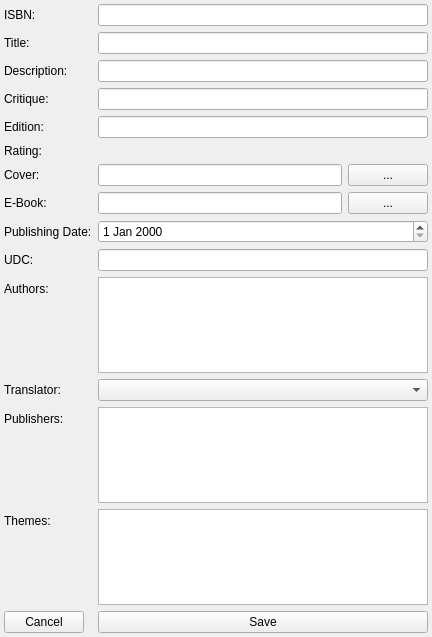
<?xml version="1.0" encoding="UTF-8"?>
<ui version="4.0">
 <class>BookForm</class>
 <widget class="QWidget" name="BookForm">
  <property name="geometry">
   <rect>
    <x>0</x>
    <y>0</y>
    <width>432</width>
    <height>637</height>
   </rect>
  </property>
  <property name="windowTitle">
   <string>Book Form</string>
  </property>
  <layout class="QGridLayout" name="gridLayout">
   <property name="margin">
    <number>4</number>
   </property>
   <item row="0" column="0">
    <widget class="QScrollArea" name="scrollArea">
     <property name="frameShape">
      <enum>QFrame::NoFrame</enum>
     </property>
     <property name="frameShadow">
      <enum>QFrame::Plain</enum>
     </property>
     <property name="widgetResizable">
      <bool>true</bool>
     </property>
     <widget class="QWidget" name="scrollAreaWidgetContents">
      <property name="geometry">
       <rect>
        <x>0</x>
        <y>0</y>
        <width>424</width>
        <height>629</height>
       </rect>
      </property>
      <layout class="QFormLayout" name="formLayout">
       <property name="margin">
        <number>0</number>
       </property>
       <item row="0" column="0">
        <widget class="QLabel" name="isbnLabel">
         <property name="text">
          <string>ISBN:</string>
         </property>
        </widget>
       </item>
       <item row="0" column="1">
        <widget class="QLineEdit" name="isbnLineEdit"/>
       </item>
       <item row="1" column="0">
        <widget class="QLabel" name="titleLabel">
         <property name="text">
          <string>Title:</string>
         </property>
        </widget>
       </item>
       <item row="1" column="1">
        <widget class="QLineEdit" name="titleLineEdit"/>
       </item>
       <item row="2" column="0">
        <widget class="QLabel" name="descriptionLabel">
         <property name="text">
          <string>Description:</string>
         </property>
        </widget>
       </item>
       <item row="2" column="1">
        <widget class="QLineEdit" name="descriptionLineEdit"/>
       </item>
       <item row="3" column="0">
        <widget class="QLabel" name="critiqueLabel">
         <property name="text">
          <string>Critique:</string>
         </property>
        </widget>
       </item>
       <item row="3" column="1">
        <widget class="QLineEdit" name="critiqueLineEdit"/>
       </item>
       <item row="4" column="0">
        <widget class="QLabel" name="editionLabel">
         <property name="text">
          <string>Edition:</string>
         </property>
        </widget>
       </item>
       <item row="4" column="1">
        <widget class="QLineEdit" name="editionLineEdit"/>
       </item>
       <item row="5" column="0">
        <widget class="QLabel" name="ratingLabel">
         <property name="text">
          <string>Rating:</string>
         </property>
        </widget>
       </item>
       <item row="5" column="1">
        <widget class="RatingWidget" name="ratingWidget">
         <property name="max">
          <number>10</number>
         </property>
        </widget>
       </item>
       <item row="6" column="0">
        <widget class="QLabel" name="coverLabel">
         <property name="text">
          <string>Cover:</string>
         </property>
        </widget>
       </item>
       <item row="6" column="1">
        <widget class="QWidget" name="coverWidget" native="true">
         <layout class="QHBoxLayout" name="horizontalLayout">
          <property name="margin">
           <number>0</number>
          </property>
          <item>
           <widget class="QLineEdit" name="coverLineEdit"/>
          </item>
          <item>
           <widget class="QPushButton" name="coverPushButton">
            <property name="text">
             <string>...</string>
            </property>
           </widget>
          </item>
         </layout>
        </widget>
       </item>
       <item row="7" column="0">
        <widget class="QLabel" name="ebookLabel">
         <property name="text">
          <string>E-Book:</string>
         </property>
        </widget>
       </item>
       <item row="7" column="1">
        <widget class="QWidget" name="ebookWidget" native="true">
         <layout class="QHBoxLayout" name="horizontalLayout_2">
          <property name="margin">
           <number>0</number>
          </property>
          <item>
           <widget class="QLineEdit" name="ebookLineEdit"/>
          </item>
          <item>
           <widget class="QPushButton" name="ebookPushButton">
            <property name="text">
             <string>...</string>
            </property>
           </widget>
          </item>
         </layout>
        </widget>
       </item>
       <item row="8" column="0">
        <widget class="QLabel" name="pubDateLabel">
         <property name="text">
          <string>Publishing Date:</string>
         </property>
        </widget>
       </item>
       <item row="8" column="1">
        <widget class="QDateEdit" name="pubDateEdit"/>
       </item>
       <item row="9" column="0">
        <widget class="QLabel" name="udcLabel">
         <property name="text">
          <string>UDC:</string>
         </property>
        </widget>
       </item>
       <item row="9" column="1">
        <widget class="QLineEdit" name="udcLineEdit"/>
       </item>
       <item row="10" column="0">
        <widget class="QLabel" name="authorsLabel">
         <property name="text">
          <string>Authors:</string>
         </property>
        </widget>
       </item>
       <item row="10" column="1">
        <widget class="QListWidget" name="authorsListWidget">
         <property name="selectionMode">
          <enum>QAbstractItemView::ExtendedSelection</enum>
         </property>
        </widget>
       </item>
       <item row="11" column="0">
        <widget class="QLabel" name="translatorLabel">
         <property name="text">
          <string>Translator:</string>
         </property>
        </widget>
       </item>
       <item row="11" column="1">
        <widget class="QComboBox" name="translatorComboBox">
         <property name="sizePolicy">
          <sizepolicy hsizetype="Expanding" vsizetype="Fixed">
           <horstretch>0</horstretch>
           <verstretch>0</verstretch>
          </sizepolicy>
         </property>
        </widget>
       </item>
       <item row="12" column="0">
        <widget class="QLabel" name="publishersLabel">
         <property name="text">
          <string>Publishers:</string>
         </property>
        </widget>
       </item>
       <item row="12" column="1">
        <widget class="QListWidget" name="publishersListWidget">
         <property name="selectionMode">
          <enum>QAbstractItemView::ExtendedSelection</enum>
         </property>
        </widget>
       </item>
       <item row="13" column="0">
        <widget class="QLabel" name="themesLabel">
         <property name="text">
          <string>Themes:</string>
         </property>
        </widget>
       </item>
       <item row="13" column="1">
        <widget class="QListWidget" name="themesListWidget">
         <property name="selectionMode">
          <enum>QAbstractItemView::ExtendedSelection</enum>
         </property>
        </widget>
       </item>
       <item row="14" column="0">
        <widget class="QPushButton" name="cancelPushButton">
         <property name="text">
          <string>Cancel</string>
         </property>
        </widget>
       </item>
       <item row="14" column="1">
        <widget class="QPushButton" name="savePushButton">
         <property name="text">
          <string>Save</string>
         </property>
        </widget>
       </item>
      </layout>
     </widget>
    </widget>
   </item>
  </layout>
 </widget>
 <customwidgets>
  <customwidget>
   <class>RatingWidget</class>
   <extends>QWidget</extends>
   <header>RatingWidget.h</header>
  </customwidget>
 </customwidgets>
 <tabstops>
  <tabstop>coverLineEdit</tabstop>
  <tabstop>coverPushButton</tabstop>
  <tabstop>ebookLineEdit</tabstop>
  <tabstop>ebookPushButton</tabstop>
 </tabstops>
 <resources/>
 <connections/>
</ui>
